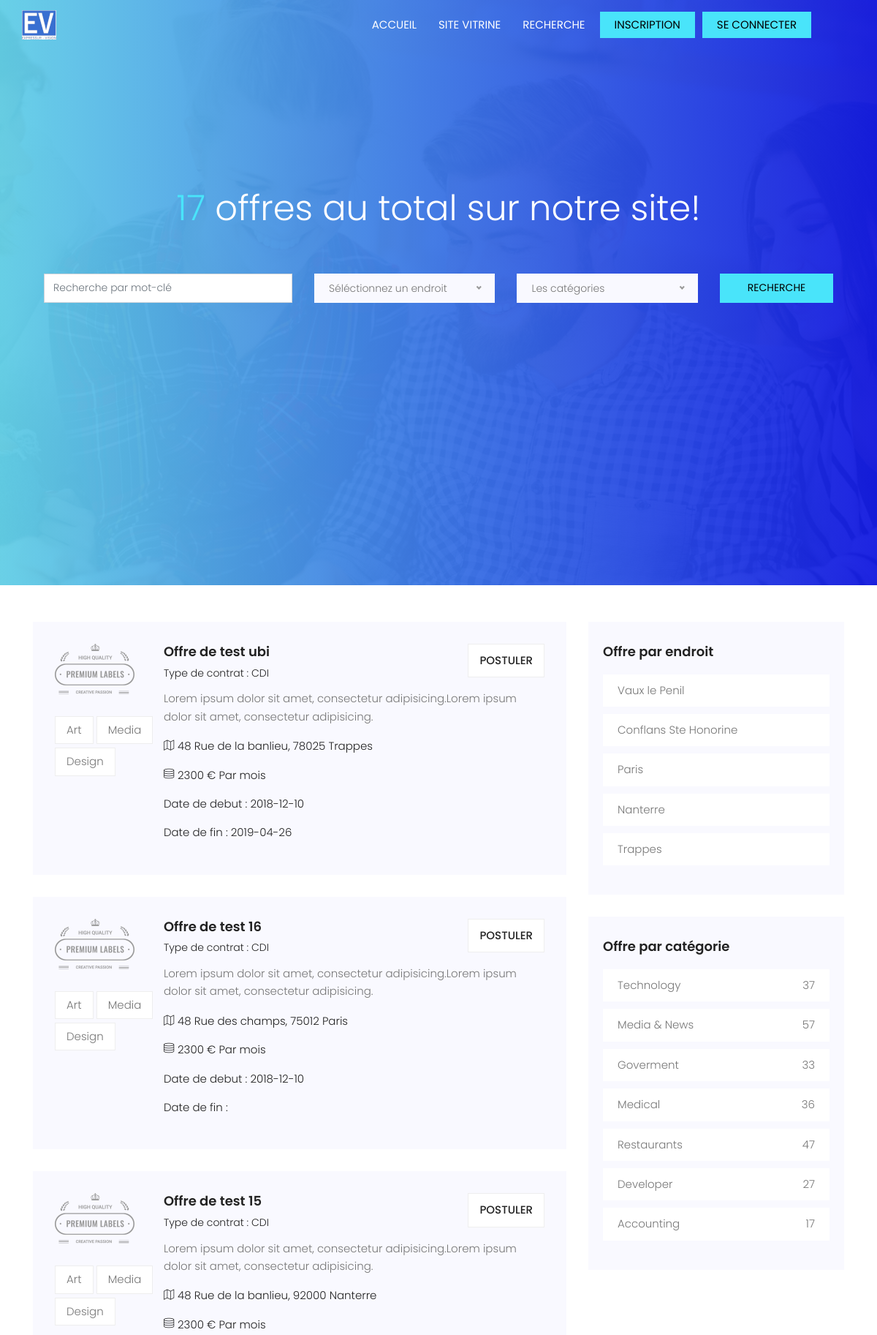
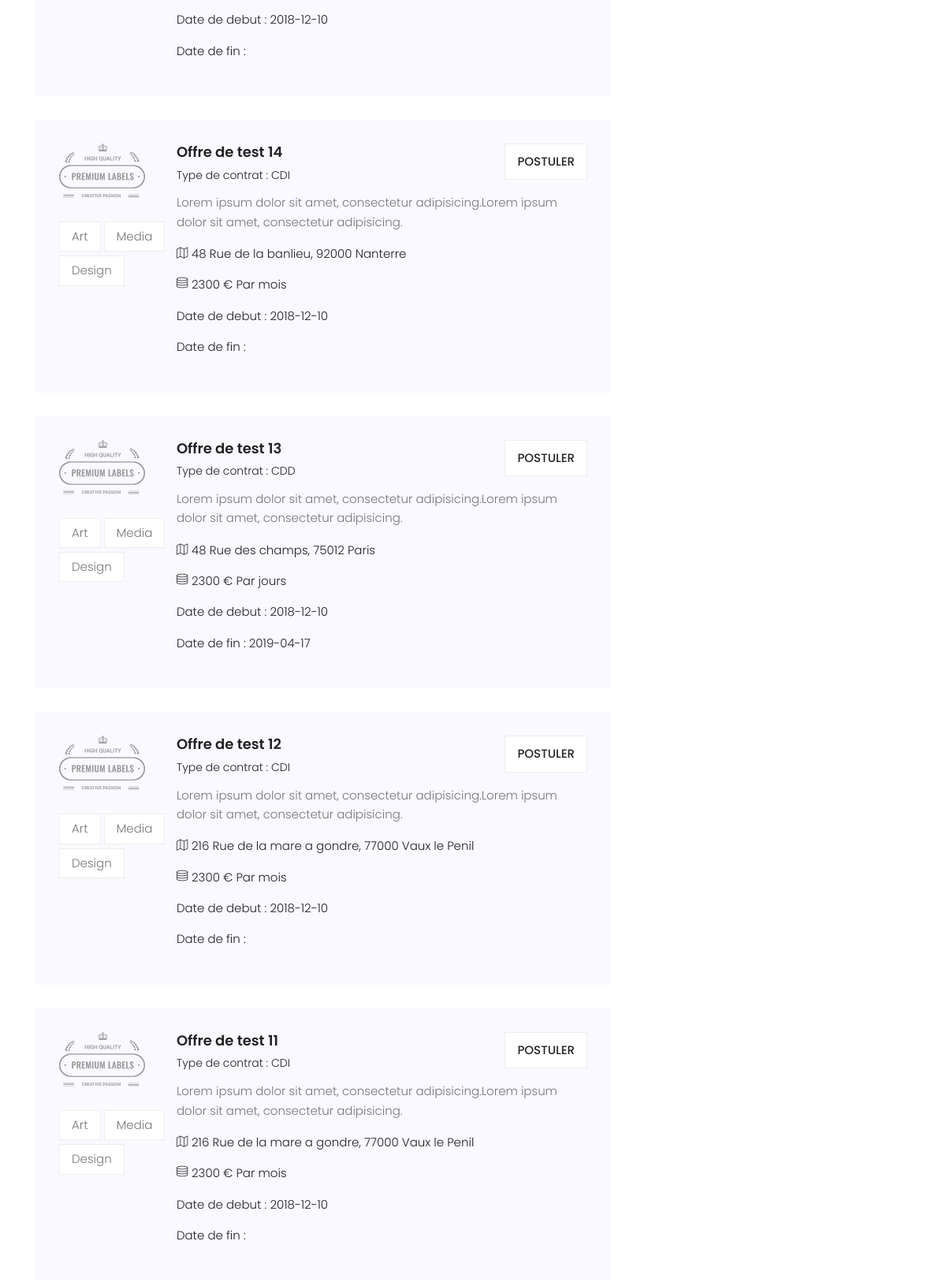
Screenshot of /sourcing/index.php (upper part) with the database file from the repository (2 pictures, top to bottom).
### tables this page shows
CREATE TABLE `offres` (
  `Id_Offre` int(11) NOT NULL,
  `Petite_Description_Offre` varchar(200) NOT NULL,
  `Date_Debut_Offre` date NOT NULL,
  `Date_Fin_Offre` date DEFAULT NULL,
  `Remuneration_Offre` int(11) NOT NULL,
  `Titre_Offre` varchar(50) NOT NULL,
  `Description_Offre` text NOT NULL,
  `Id_Utilisateur_entreprise` int(11) NOT NULL,
  `Id_Adresse` int(11) NOT NULL,
  `Id_OffreT` int(11) NOT NULL,
  `Id_Remu_Type` int(11) NOT NULL
);

CREATE TABLE `offre_type` (
  `Id_OffreT` int(11) NOT NULL,
  `Type_OffreT` varchar(50) NOT NULL
);

CREATE TABLE `adresse` (
  `Id_Adresse` int(11) NOT NULL,
  `Num_Adresse` int(11) NOT NULL,
  `Voie_Adresse` varchar(100) NOT NULL,
  `Dep_Adresse` int(11) NOT NULL,
  `Ville_Adresse` varchar(100) NOT NULL
);

CREATE TABLE `remuneration_type` (
  `Id_Remu_Type` int(11) NOT NULL,
  `Remuneration_Type` varchar(50) NOT NULL
);

### sourcing/bdd.php (called while the page is built, shortened)
<?php
$requete_offres = '
SELECT
Petite_Description_Offre,
Description_Offre,
Date_Debut_Offre,
Date_Fin_Offre,
Remuneration_Offre,
Remuneration_Type,
Titre_Offre,
Dep_Adresse,
Num_Adresse,
Ville_Adresse,
Voie_Adresse,
offres.Id_Offre,
Type_OffreT
FROM
offres,adresse,offre_type,remuneration_type
WHERE offres.Id_Adresse = adresse.Id_Adresse
AND
remuneration_type.Id_Remu_Type = offres.Id_Remu_Type
AND
offre_type.Id_OffreT = offres.Id_OffreT
ORDER BY Id_Offre DESC';
 ?>

### sourcing/offres_list.php (the view)
<?php
$requete = $requete_offres;
if (isset($PAGE) && $PAGE == 'index') {
    $requete = $requete_offres . ' LIMIT 10';
}
$resultat = $bdd->query($requete);
while ($offres = $resultat->fetch() ) {
    echo'<div class="single-post d-flex flex-row">
                    <div class="thumb">
                        <img src="img/post.png" alt="">
                        <ul class="tags">
                            <li>
                                <a href="#">Art</a>
                            </li>
                            <li>
                                <a href="#">Media</a>
                            </li>
                            <li>
                                <a href="#">Design</a>
                            </li>
                        </ul>
                    </div>
                    <div class="details">
                        <div class="title d-flex flex-row justify-content-between">
                            <div class="titles">
                                <a href="single.php?off=' . $offres[Id_Offre] . '"><h4>' . $offres[Titre_Offre] . '</h4></a>
                                <h6> Type de contrat : ' . $offres[Type_OffreT] . '</h6>
                            </div>
                              <div class="title text-center">
                            <ul class="btns ">
                                <li><a href="candidater.php?off=' . $offres[Id_Offre] . '&candidat=' . $_SESSION['Id_Utilisateur'] . '">Postuler</a></li>
                            </ul>
                            </div>
                        </div>
                        <p>'. $offres[Petite_Description_Offre].'</p>
                        <p class="address"><span class="lnr lnr-map"></span> ' . $offres[Num_Adresse] . ' ' . $offres[Voie_Adresse] . ', ' . $offres[Dep_Adresse] . ' ' . $offres[Ville_Adresse] . '</p>
                        <p class="address"><span class="lnr lnr-database"></span> ' . $offres[Remuneration_Offre] . ' € ' . $offres[Remuneration_Type] . '</p>
                        <p class="address"> Date de debut : ' . $offres[Date_Debut_Offre] . '</p>
                        <p class="address"> Date de fin : ' . $offres[Date_Fin_Offre] . '</p>
                    </div>
                </div>';
}
?>

### sourcing/css/main.css (style rules this page uses)
body { color: #777777; font-family: "Poppins", sans-serif; font-size: 15px; font-weight: 300; line-height: 1.625em; position: relative; }
ol, ul { margin: 0; padding: 0; list-style: none; }
a { -webkit-transition: all 0.3s ease 0s; -moz-transition: all 0.3s ease 0s; -o-transition: all 0.3s ease 0s; transition: all 0.3s ease 0s; }
a, a:focus, a:hover { text-decoration: none; outline: 0; }
h1, h2, h3, h4, h5, h6 { font-family: "Poppins", sans-serif; color: #222222; line-height: 1.2em !important; margin-bottom: 0; margin-top: 0; font-weight: 600; }
h4, .h4 { font-size: 18px; }
h6, .h6 { font-size: 14px; color: #222222; }
.text-center { text-align: center; }
h4 { font-size: 18px; }
h6 { font-size: 14px; }
h1, h2, h3, h4, h5, h6 { line-height: 1.5em; }
.post-list .single-post { padding: 30px; background-color: #f9f9ff; margin-bottom: 30px; }
.post-list .single-post h6 { margin-top: 10px; color: #222; font-size: 14px; font-weight: 300; margin-bottom: 15px; }
.post-list .single-post .address { color: #222; margin-bottom: 15px; }
.post-list .single-post .btns li { display: inline-block; background-color: #fff; border: 1px solid #eee; padding: 10px 15px; -webkit-transition: all 0.3s ease 0s; -moz-transition: all 0.3s ease 0s; -o-transition: all 0.3s ease 0s; transition: all 0.3s ease 0s; }
.post-list .single-post .btns li i, .post-list .single-post .btns li a { text-transform: uppercase; font-weight: 500; color: #222; }
.post-list .single-post .thumb .tags { margin-top: 30px; }
.post-list .single-post .thumb .tags li { margin-bottom: 5px; display: inline-block; background: #fff; border: 1px solid #eee; padding: 6px 15px; -webkit-transition: all 0.3s ease 0s; -moz-transition: all 0.3s ease 0s; -o-transition: all 0.3s ease 0s; transition: all 0.3s ease 0s; }
.post-list .single-post .thumb .tags li a { color: #777777; -webkit-transition: all 0.3s ease 0s; -moz-transition: all 0.3s ease 0s; -o-transition: all 0.3s ease 0s; transition: all 0.3s ease 0s; }
.single-post { margin-bottom: 30px; }
.single-post .tags { margin-top: 40px; }
.single-post .tags li { display: inline-block; }
.single-post .tags li a { color: #222; }
.single-post .title h4 { margin-bottom: 10px; }

### rows the page displays
offres: Titre_Offre "Offre de test ubi", Id_OffreT.Type_OffreT "CDI", Petite_Description_Offre "Lorem ipsum dolor sit amet, consectetur adipisicing.Lorem ipsum dolor sit amet, consectetur adipisicing.", Id_Adresse.Num_Adresse "48", Id_Adresse.Voie_Adresse "Rue de la banlieu", Id_Adresse.Dep_Adresse "78025", Id_Adresse.Ville_Adresse "Trappes", Remuneration_Offre "2300", Id_Remu_Type.Remuneration_Type "Par mois", Date_Debut_Offre "2018-12-10", Date_Fin_Offre "2019-04-26"
offres: Titre_Offre "Offre de test 16", Id_OffreT.Type_OffreT "CDI", Petite_Description_Offre "Lorem ipsum dolor sit amet, consectetur adipisicing.Lorem ipsum dolor sit amet, consectetur adipisicing.", Id_Adresse.Num_Adresse "48", Id_Adresse.Voie_Adresse "Rue des champs", Id_Adresse.Dep_Adresse "75012", Id_Adresse.Ville_Adresse "Paris", Remuneration_Offre "2300", Id_Remu_Type.Remuneration_Type "Par mois", Date_Debut_Offre "2018-12-10"
offres: Titre_Offre "Offre de test 15", Id_OffreT.Type_OffreT "CDI", Petite_Description_Offre "Lorem ipsum dolor sit amet, consectetur adipisicing.Lorem ipsum dolor sit amet, consectetur adipisicing.", Id_Adresse.Num_Adresse "48", Id_Adresse.Voie_Adresse "Rue de la banlieu", Id_Adresse.Dep_Adresse "92000", Id_Adresse.Ville_Adresse "Nanterre", Remuneration_Offre "2300", Id_Remu_Type.Remuneration_Type "Par mois", Date_Debut_Offre "2018-12-10"
offres: Titre_Offre "Offre de test 14", Id_OffreT.Type_OffreT "CDI", Petite_Description_Offre "Lorem ipsum dolor sit amet, consectetur adipisicing.Lorem ipsum dolor sit amet, consectetur adipisicing.", Id_Adresse.Num_Adresse "48", Id_Adresse.Voie_Adresse "Rue de la banlieu", Id_Adresse.Dep_Adresse "92000", Id_Adresse.Ville_Adresse "Nanterre", Remuneration_Offre "2300", Id_Remu_Type.Remuneration_Type "Par mois", Date_Debut_Offre "2018-12-10"
offres: Titre_Offre "Offre de test 13", Id_OffreT.Type_OffreT "CDD", Petite_Description_Offre "Lorem ipsum dolor sit amet, consectetur adipisicing.Lorem ipsum dolor sit amet, consectetur adipisicing.", Id_Adresse.Num_Adresse "48", Id_Adresse.Voie_Adresse "Rue des champs", Id_Adresse.Dep_Adresse "75012", Id_Adresse.Ville_Adresse "Paris", Remuneration_Offre "2300", Id_Remu_Type.Remuneration_Type "Par jours", Date_Debut_Offre "2018-12-10", Date_Fin_Offre "2019-04-17"
offres: Titre_Offre "Offre de test 12", Id_OffreT.Type_OffreT "CDI", Petite_Description_Offre "Lorem ipsum dolor sit amet, consectetur adipisicing.Lorem ipsum dolor sit amet, consectetur adipisicing.", Id_Adresse.Num_Adresse "216", Id_Adresse.Voie_Adresse "Rue de la mare a gondre", Id_Adresse.Dep_Adresse "77000", Id_Adresse.Ville_Adresse "Vaux le Penil", Remuneration_Offre "2300", Id_Remu_Type.Remuneration_Type "Par mois", Date_Debut_Offre "2018-12-10"
offres: Titre_Offre "Offre de test 11", Id_OffreT.Type_OffreT "CDI", Petite_Description_Offre "Lorem ipsum dolor sit amet, consectetur adipisicing.Lorem ipsum dolor sit amet, consectetur adipisicing.", Id_Adresse.Num_Adresse "216", Id_Adresse.Voie_Adresse "Rue de la mare a gondre", Id_Adresse.Dep_Adresse "77000", Id_Adresse.Ville_Adresse "Vaux le Penil", Remuneration_Offre "2300", Id_Remu_Type.Remuneration_Type "Par mois", Date_Debut_Offre "2018-12-10"

### other values shown
$nb_offre['0'] "17"
$li_offre[Ville_Adresse] "Vaux le Penil"
$li_offre[Ville_Adresse] "Conflans Ste Honorine"
$li_offre[Ville_Adresse] "Paris"
$li_offre[Ville_Adresse] "Nanterre"
$li_offre[Ville_Adresse] "Trappes"
